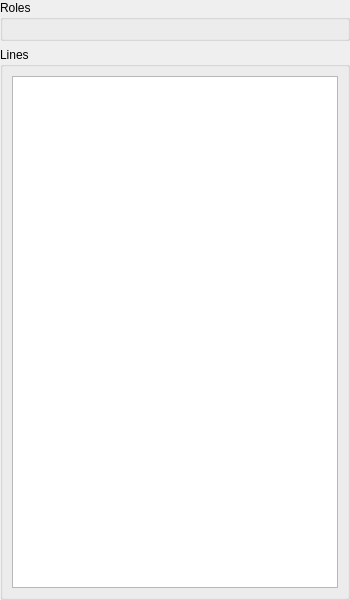
<?xml version="1.0" encoding="UTF-8"?>
<ui version="4.0">
 <class>WdgBusstopsFilterPopup</class>
 <widget class="QWidget" name="WdgBusstopsFilterPopup">
  <property name="geometry">
   <rect>
    <x>0</x>
    <y>0</y>
    <width>350</width>
    <height>600</height>
   </rect>
  </property>
  <layout class="QVBoxLayout" name="verticalLayout_3">
   <property name="leftMargin">
    <number>0</number>
   </property>
   <property name="topMargin">
    <number>0</number>
   </property>
   <property name="rightMargin">
    <number>0</number>
   </property>
   <property name="bottomMargin">
    <number>0</number>
   </property>
   <item>
    <widget class="QGroupBox" name="groupBox">
     <property name="title">
      <string>Roles</string>
     </property>
     <layout class="QVBoxLayout" name="verticalLayout_2">
      <item>
       <widget class="WdgBusstopFlagEditor" name="flagSelector" native="true"/>
      </item>
     </layout>
    </widget>
   </item>
   <item>
    <widget class="QGroupBox" name="groupBox_2">
     <property name="title">
      <string>Lines</string>
     </property>
     <layout class="QVBoxLayout" name="verticalLayout">
      <item>
       <widget class="QTreeView" name="lwLines">
        <property name="selectionMode">
         <enum>QAbstractItemView::SelectionMode::NoSelection</enum>
        </property>
       </widget>
      </item>
     </layout>
    </widget>
   </item>
  </layout>
 </widget>
 <customwidgets>
  <customwidget>
   <class>WdgBusstopFlagEditor</class>
   <extends>QWidget</extends>
   <header>src\ui\widgets\WdgBusstopFlagEditor.h</header>
   <container>1</container>
  </customwidget>
 </customwidgets>
 <resources/>
 <connections/>
</ui>
